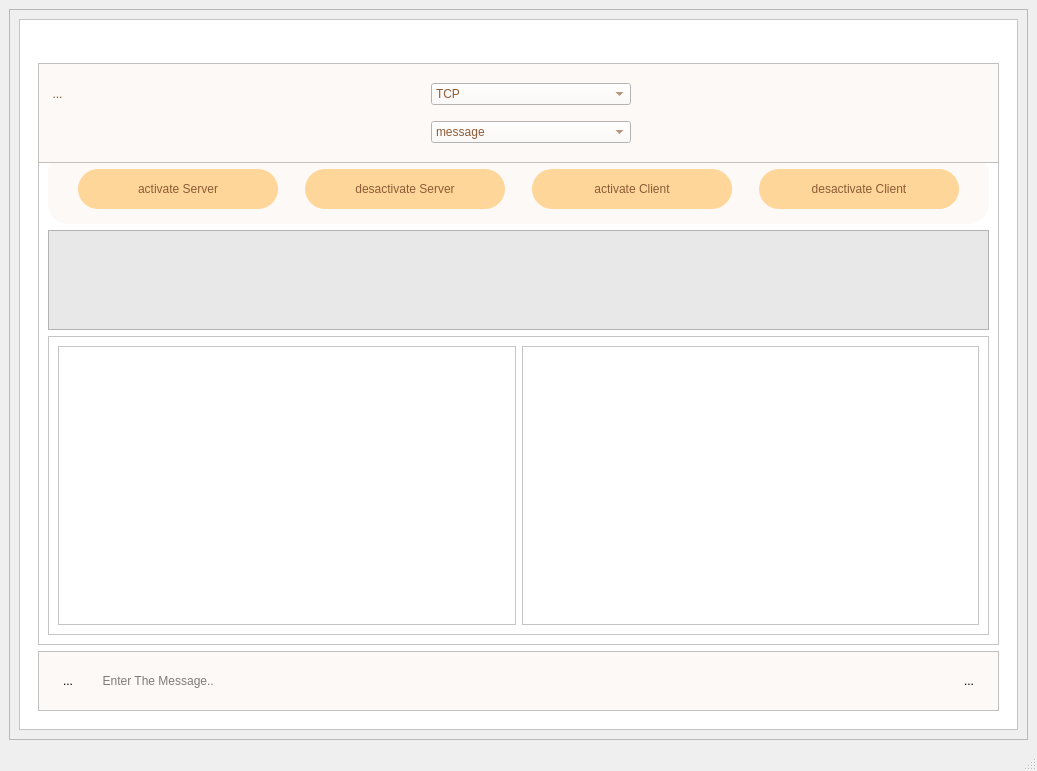
<?xml version="1.0" encoding="UTF-8"?>
<ui version="4.0">
 <class>MainWindow</class>
 <widget class="QMainWindow" name="MainWindow">
  <property name="geometry">
   <rect>
    <x>0</x>
    <y>0</y>
    <width>1037</width>
    <height>771</height>
   </rect>
  </property>
  <property name="windowTitle">
   <string>MainWindow</string>
  </property>
  <widget class="QWidget" name="centralwidget">
   <layout class="QGridLayout" name="gridLayout">
    <item row="0" column="0">
     <widget class="QFrame" name="frame">
      <property name="frameShape">
       <enum>QFrame::StyledPanel</enum>
      </property>
      <property name="frameShadow">
       <enum>QFrame::Raised</enum>
      </property>
      <layout class="QGridLayout" name="gridLayout_2">
       <item row="0" column="0">
        <widget class="QFrame" name="frame_3">
         <property name="styleSheet">
          <string notr="true">background-color: rgb(255, 255, 255);</string>
         </property>
         <property name="frameShape">
          <enum>QFrame::StyledPanel</enum>
         </property>
         <property name="frameShadow">
          <enum>QFrame::Raised</enum>
         </property>
         <layout class="QGridLayout" name="gridLayout_3">
          <item row="0" column="0">
           <widget class="QStackedWidget" name="stackedWidget">
            <property name="currentIndex">
             <number>1</number>
            </property>
            <widget class="QWidget" name="page">
             <layout class="QGridLayout" name="gridLayout_4">
              <item row="0" column="0">
               <widget class="QFrame" name="frame_4">
                <property name="frameShape">
                 <enum>QFrame::StyledPanel</enum>
                </property>
                <property name="frameShadow">
                 <enum>QFrame::Raised</enum>
                </property>
                <layout class="QGridLayout" name="gridLayout_10">
                 <item row="0" column="0">
                  <widget class="QFrame" name="frame_8">
                   <property name="frameShape">
                    <enum>QFrame::StyledPanel</enum>
                   </property>
                   <property name="frameShadow">
                    <enum>QFrame::Raised</enum>
                   </property>
                   <widget class="QComboBox" name="comboBox">
                    <property name="geometry">
                     <rect>
                      <x>150</x>
                      <y>80</y>
                      <width>391</width>
                      <height>22</height>
                     </rect>
                    </property>
                    <item>
                     <property name="text">
                      <string/>
                     </property>
                    </item>
                    <item>
                     <property name="text">
                      <string>TCP</string>
                     </property>
                    </item>
                    <item>
                     <property name="text">
                      <string>UDP</string>
                     </property>
                    </item>
                   </widget>
                  </widget>
                 </item>
                </layout>
               </widget>
              </item>
             </layout>
            </widget>
            <widget class="QWidget" name="page_3">
             <layout class="QGridLayout" name="gridLayout_5">
              <item row="1" column="0">
               <widget class="QFrame" name="frame_9">
                <property name="frameShape">
                 <enum>QFrame::StyledPanel</enum>
                </property>
                <property name="frameShadow">
                 <enum>QFrame::Raised</enum>
                </property>
                <layout class="QGridLayout" name="gridLayout_7">
                 <item row="2" column="1">
                  <widget class="QFrame" name="frame_2">
                   <property name="frameShape">
                    <enum>QFrame::StyledPanel</enum>
                   </property>
                   <property name="frameShadow">
                    <enum>QFrame::Raised</enum>
                   </property>
                   <layout class="QGridLayout" name="gridLayout_8">
                    <item row="1" column="0">
                     <widget class="QScrollArea" name="scrollArea">
                      <property name="widgetResizable">
                       <bool>true</bool>
                      </property>
                      <widget class="QWidget" name="scrollAreaWidgetContents_2">
                       <property name="geometry">
                        <rect>
                         <x>0</x>
                         <y>0</y>
                         <width>443</width>
                         <height>216</height>
                        </rect>
                       </property>
                       <layout class="QGridLayout" name="gridLayout_12">
                        <item row="0" column="0">
                         <layout class="QVBoxLayout" name="scroll_layout"/>
                        </item>
                       </layout>
                      </widget>
                     </widget>
                    </item>
                    <item row="1" column="1">
                     <widget class="QScrollArea" name="scrollArea_client">
                      <property name="widgetResizable">
                       <bool>true</bool>
                      </property>
                      <widget class="QWidget" name="scrollAreaWidgetContents_3">
                       <property name="geometry">
                        <rect>
                         <x>0</x>
                         <y>0</y>
                         <width>443</width>
                         <height>216</height>
                        </rect>
                       </property>
                       <layout class="QGridLayout" name="gridLayout_13">
                        <item row="0" column="0">
                         <layout class="QVBoxLayout" name="scroll_layout_2"/>
                        </item>
                       </layout>
                      </widget>
                     </widget>
                    </item>
                   </layout>
                  </widget>
                 </item>
                 <item row="0" column="1">
                  <widget class="QFrame" name="frame_10">
                   <property name="minimumSize">
                    <size>
                     <width>0</width>
                     <height>70</height>
                    </size>
                   </property>
                   <property name="styleSheet">
                    <string notr="true">background-color: rgb(252, 249, 246);
border-radius:20px;</string>
                   </property>
                   <property name="frameShape">
                    <enum>QFrame::StyledPanel</enum>
                   </property>
                   <property name="frameShadow">
                    <enum>QFrame::Raised</enum>
                   </property>
                   <layout class="QGridLayout" name="gridLayout_11">
                    <item row="1" column="0">
                     <widget class="QPushButton" name="activateServer">
                      <property name="minimumSize">
                       <size>
                        <width>200</width>
                        <height>40</height>
                       </size>
                      </property>
                      <property name="maximumSize">
                       <size>
                        <width>200</width>
                        <height>16777215</height>
                       </size>
                      </property>
                      <property name="styleSheet">
                       <string notr="true">QPushButton{
	font: 6pt &quot;Ravie&quot;;
	background-color: rgb(255, 214, 153);
	color: rgb(141, 90, 53);
}
QPushButton:hover{
	
	font: 7pt &quot;Ravie&quot;;
	background-color: rgb(238, 198, 143);
}</string>
                      </property>
                      <property name="text">
                       <string>activate Server</string>
                      </property>
                     </widget>
                    </item>
                    <item row="1" column="3">
                     <widget class="QPushButton" name="desactivateClient">
                      <property name="minimumSize">
                       <size>
                        <width>200</width>
                        <height>40</height>
                       </size>
                      </property>
                      <property name="maximumSize">
                       <size>
                        <width>200</width>
                        <height>16777215</height>
                       </size>
                      </property>
                      <property name="styleSheet">
                       <string notr="true">QPushButton{
	font: 6pt &quot;Ravie&quot;;
	background-color: rgb(255, 214, 153);
	color: rgb(141, 90, 53);
}
QPushButton:hover{
	
	font: 7pt &quot;Ravie&quot;;
	background-color: rgb(238, 198, 143);
}</string>
                      </property>
                      <property name="text">
                       <string>desactivate Client</string>
                      </property>
                     </widget>
                    </item>
                    <item row="1" column="2">
                     <widget class="QPushButton" name="activateClient">
                      <property name="minimumSize">
                       <size>
                        <width>200</width>
                        <height>40</height>
                       </size>
                      </property>
                      <property name="maximumSize">
                       <size>
                        <width>200</width>
                        <height>16777215</height>
                       </size>
                      </property>
                      <property name="styleSheet">
                       <string notr="true">QPushButton{
	font: 6pt &quot;Ravie&quot;;
	background-color: rgb(255, 214, 153);
	color: rgb(141, 90, 53);
}
QPushButton:hover{
	
	font: 7pt &quot;Ravie&quot;;
	background-color: rgb(238, 198, 143);
}</string>
                      </property>
                      <property name="text">
                       <string>activate Client</string>
                      </property>
                     </widget>
                    </item>
                    <item row="1" column="1">
                     <widget class="QPushButton" name="desactivateServer">
                      <property name="minimumSize">
                       <size>
                        <width>200</width>
                        <height>40</height>
                       </size>
                      </property>
                      <property name="maximumSize">
                       <size>
                        <width>200</width>
                        <height>16777215</height>
                       </size>
                      </property>
                      <property name="styleSheet">
                       <string notr="true">QPushButton{
	font: 6pt &quot;Ravie&quot;;
	background-color: rgb(255, 214, 153);
	color: rgb(141, 90, 53);
}
QPushButton:hover{
	
	font: 7pt &quot;Ravie&quot;;
	background-color: rgb(238, 198, 143);
}</string>
                      </property>
                      <property name="text">
                       <string>desactivate Server</string>
                      </property>
                     </widget>
                    </item>
                   </layout>
                  </widget>
                 </item>
                 <item row="1" column="1">
                  <widget class="QScrollArea" name="scrollArea_system">
                   <property name="maximumSize">
                    <size>
                     <width>16777215</width>
                     <height>100</height>
                    </size>
                   </property>
                   <property name="styleSheet">
                    <string notr="true">background-color: rgb(232, 232, 232);</string>
                   </property>
                   <property name="widgetResizable">
                    <bool>true</bool>
                   </property>
                   <widget class="QWidget" name="scrollAreaWidgetContents_4">
                    <property name="geometry">
                     <rect>
                      <x>0</x>
                      <y>0</y>
                      <width>919</width>
                      <height>98</height>
                     </rect>
                    </property>
                    <layout class="QGridLayout" name="gridLayout_14">
                     <item row="0" column="0">
                      <layout class="QVBoxLayout" name="scroll_layout_3"/>
                     </item>
                    </layout>
                   </widget>
                  </widget>
                 </item>
                </layout>
               </widget>
              </item>
              <item row="0" column="0">
               <widget class="QFrame" name="frame_5">
                <property name="minimumSize">
                 <size>
                  <width>0</width>
                  <height>100</height>
                 </size>
                </property>
                <property name="maximumSize">
                 <size>
                  <width>16777215</width>
                  <height>50</height>
                 </size>
                </property>
                <property name="styleSheet">
                 <string notr="true">color: rgb(141, 90, 53);
background-color: rgb(252, 249, 246);</string>
                </property>
                <property name="frameShape">
                 <enum>QFrame::StyledPanel</enum>
                </property>
                <property name="frameShadow">
                 <enum>QFrame::Raised</enum>
                </property>
                <layout class="QGridLayout" name="gridLayout_9">
                 <item row="0" column="3">
                  <spacer name="horizontalSpacer_3">
                   <property name="orientation">
                    <enum>Qt::Horizontal</enum>
                   </property>
                   <property name="sizeHint" stdset="0">
                    <size>
                     <width>40</width>
                     <height>20</height>
                    </size>
                   </property>
                  </spacer>
                 </item>
                 <item row="0" column="0">
                  <widget class="QToolButton" name="toolButton">
                   <property name="styleSheet">
                    <string notr="true">border:none;</string>
                   </property>
                   <property name="text">
                    <string>...</string>
                   </property>
                   <property name="icon">
                    <iconset>
                     <normaloff>Icons/back.png</normaloff>Icons/back.png</iconset>
                   </property>
                  </widget>
                 </item>
                 <item row="0" column="1">
                  <spacer name="horizontalSpacer_2">
                   <property name="orientation">
                    <enum>Qt::Horizontal</enum>
                   </property>
                   <property name="sizeHint" stdset="0">
                    <size>
                     <width>40</width>
                     <height>20</height>
                    </size>
                   </property>
                  </spacer>
                 </item>
                 <item row="1" column="2">
                  <widget class="QComboBox" name="socketTypes_2">
                   <property name="minimumSize">
                    <size>
                     <width>200</width>
                     <height>0</height>
                    </size>
                   </property>
                   <item>
                    <property name="text">
                     <string>message</string>
                    </property>
                   </item>
                   <item>
                    <property name="text">
                     <string>image</string>
                    </property>
                   </item>
                   <item>
                    <property name="text">
                     <string>video</string>
                    </property>
                   </item>
                   <item>
                    <property name="text">
                     <string>audio</string>
                    </property>
                   </item>
                   <item>
                    <property name="text">
                     <string>pdf</string>
                    </property>
                   </item>
                   <item>
                    <property name="text">
                     <string>word</string>
                    </property>
                   </item>
                   <item>
                    <property name="text">
                     <string>excel</string>
                    </property>
                   </item>
                  </widget>
                 </item>
                 <item row="0" column="2">
                  <widget class="QComboBox" name="socketTypes">
                   <property name="minimumSize">
                    <size>
                     <width>200</width>
                     <height>0</height>
                    </size>
                   </property>
                   <item>
                    <property name="text">
                     <string>TCP</string>
                    </property>
                   </item>
                   <item>
                    <property name="text">
                     <string>UDP</string>
                    </property>
                   </item>
                  </widget>
                 </item>
                </layout>
               </widget>
              </item>
              <item row="2" column="0">
               <widget class="QFrame" name="frame_6">
                <property name="minimumSize">
                 <size>
                  <width>0</width>
                  <height>50</height>
                 </size>
                </property>
                <property name="styleSheet">
                 <string notr="true">background-color: rgb(252, 249, 246);</string>
                </property>
                <property name="frameShape">
                 <enum>QFrame::StyledPanel</enum>
                </property>
                <property name="frameShadow">
                 <enum>QFrame::Raised</enum>
                </property>
                <layout class="QGridLayout" name="gridLayout_6">
                 <item row="0" column="2">
                  <widget class="QToolButton" name="sendButton">
                   <property name="minimumSize">
                    <size>
                     <width>40</width>
                     <height>40</height>
                    </size>
                   </property>
                   <property name="styleSheet">
                    <string notr="true">border:none;</string>
                   </property>
                   <property name="text">
                    <string>...</string>
                   </property>
                   <property name="icon">
                    <iconset>
                     <normaloff>Icons/mail.png</normaloff>Icons/mail.png</iconset>
                   </property>
                  </widget>
                 </item>
                 <item row="0" column="1">
                  <widget class="QLineEdit" name="MessagelineEdit">
                   <property name="minimumSize">
                    <size>
                     <width>0</width>
                     <height>40</height>
                    </size>
                   </property>
                   <property name="styleSheet">
                    <string notr="true">border:none;</string>
                   </property>
                   <property name="placeholderText">
                    <string>  Enter The Message..</string>
                   </property>
                  </widget>
                 </item>
                 <item row="0" column="0">
                  <widget class="QToolButton" name="sendFileButton">
                   <property name="minimumSize">
                    <size>
                     <width>40</width>
                     <height>40</height>
                    </size>
                   </property>
                   <property name="styleSheet">
                    <string notr="true">border:none;</string>
                   </property>
                   <property name="text">
                    <string>...</string>
                   </property>
                   <property name="icon">
                    <iconset>
                     <normaloff>Icons/link.png</normaloff>Icons/link.png</iconset>
                   </property>
                  </widget>
                 </item>
                </layout>
               </widget>
              </item>
             </layout>
            </widget>
            <widget class="QWidget" name="page_2"/>
           </widget>
          </item>
         </layout>
        </widget>
       </item>
      </layout>
     </widget>
    </item>
   </layout>
  </widget>
  <widget class="QMenuBar" name="menubar">
   <property name="geometry">
    <rect>
     <x>0</x>
     <y>0</y>
     <width>1037</width>
     <height>26</height>
    </rect>
   </property>
  </widget>
  <widget class="QStatusBar" name="statusbar"/>
 </widget>
 <resources/>
 <connections>
  <connection>
   <sender>activateServer</sender>
   <signal>clicked()</signal>
   <receiver>desactivateServer</receiver>
   <slot>show()</slot>
   <hints>
    <hint type="sourcelabel">
     <x>289</x>
     <y>219</y>
    </hint>
    <hint type="destinationlabel">
     <x>420</x>
     <y>228</y>
    </hint>
   </hints>
  </connection>
  <connection>
   <sender>activateServer</sender>
   <signal>clicked()</signal>
   <receiver>activateServer</receiver>
   <slot>hide()</slot>
   <hints>
    <hint type="sourcelabel">
     <x>179</x>
     <y>241</y>
    </hint>
    <hint type="destinationlabel">
     <x>152</x>
     <y>242</y>
    </hint>
   </hints>
  </connection>
  <connection>
   <sender>activateClient</sender>
   <signal>clicked()</signal>
   <receiver>desactivateClient</receiver>
   <slot>show()</slot>
   <hints>
    <hint type="sourcelabel">
     <x>812</x>
     <y>221</y>
    </hint>
    <hint type="destinationlabel">
     <x>944</x>
     <y>220</y>
    </hint>
   </hints>
  </connection>
  <connection>
   <sender>activateClient</sender>
   <signal>clicked()</signal>
   <receiver>activateClient</receiver>
   <slot>hide()</slot>
   <hints>
    <hint type="sourcelabel">
     <x>714</x>
     <y>232</y>
    </hint>
    <hint type="destinationlabel">
     <x>689</x>
     <y>232</y>
    </hint>
   </hints>
  </connection>
  <connection>
   <sender>desactivateServer</sender>
   <signal>clicked()</signal>
   <receiver>desactivateServer</receiver>
   <slot>hide()</slot>
   <hints>
    <hint type="sourcelabel">
     <x>465</x>
     <y>232</y>
    </hint>
    <hint type="destinationlabel">
     <x>496</x>
     <y>230</y>
    </hint>
   </hints>
  </connection>
  <connection>
   <sender>desactivateClient</sender>
   <signal>clicked()</signal>
   <receiver>desactivateClient</receiver>
   <slot>hide()</slot>
   <hints>
    <hint type="sourcelabel">
     <x>1000</x>
     <y>236</y>
    </hint>
    <hint type="destinationlabel">
     <x>1022</x>
     <y>231</y>
    </hint>
   </hints>
  </connection>
  <connection>
   <sender>desactivateClient</sender>
   <signal>clicked()</signal>
   <receiver>activateClient</receiver>
   <slot>show()</slot>
   <hints>
    <hint type="sourcelabel">
     <x>928</x>
     <y>237</y>
    </hint>
    <hint type="destinationlabel">
     <x>757</x>
     <y>241</y>
    </hint>
   </hints>
  </connection>
  <connection>
   <sender>desactivateServer</sender>
   <signal>clicked()</signal>
   <receiver>activateServer</receiver>
   <slot>show()</slot>
   <hints>
    <hint type="sourcelabel">
     <x>405</x>
     <y>217</y>
    </hint>
    <hint type="destinationlabel">
     <x>287</x>
     <y>225</y>
    </hint>
   </hints>
  </connection>
 </connections>
</ui>
